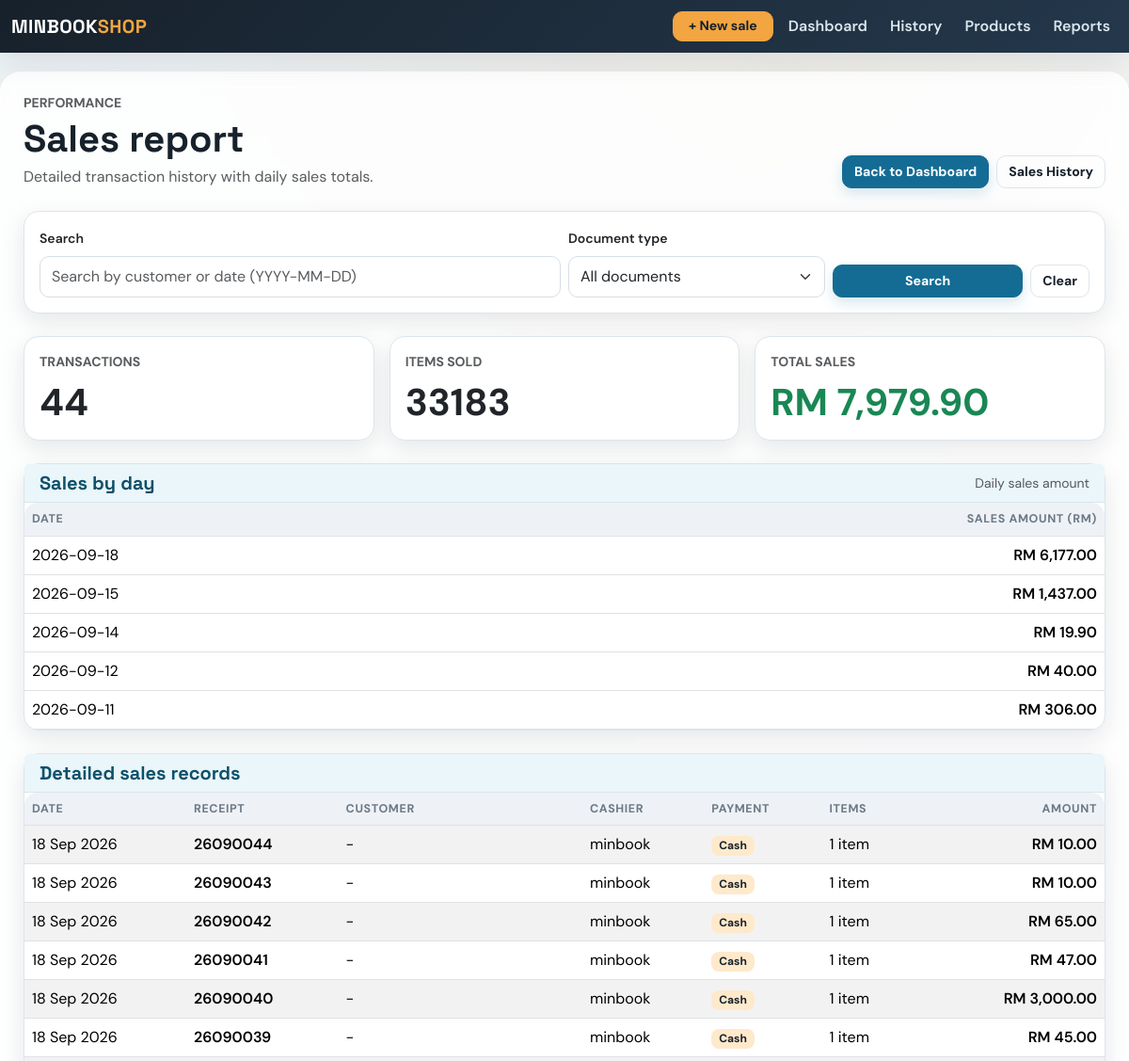
The app's page /sales/records (upper part), older data.
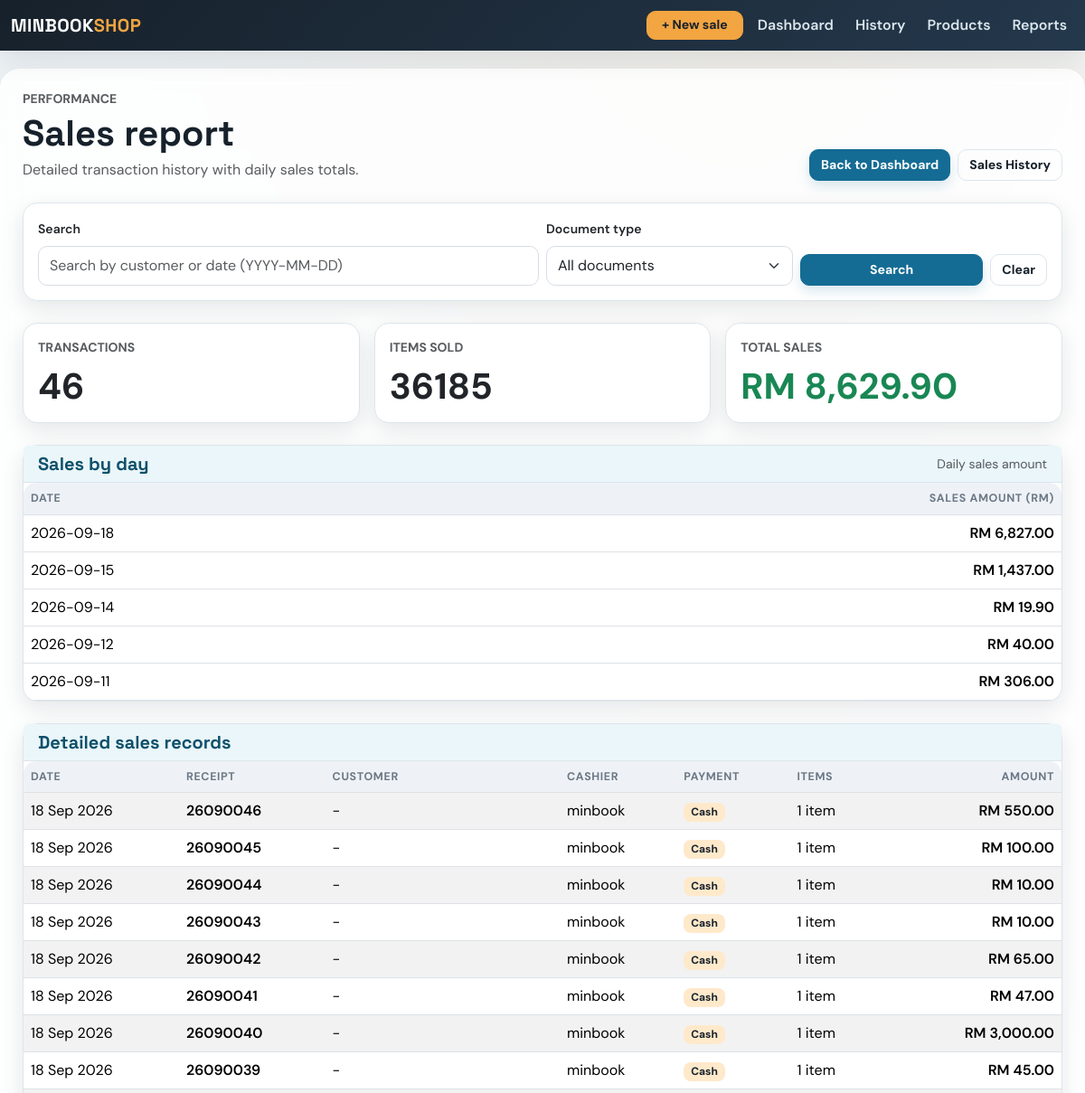
The same page, newer data.
### app/models.py (models this page shows, shortened)
class Sale(db.Model):
    id = db.Column(db.Integer, primary_key=True)
    amount = db.Column(db.Float, nullable=False)
    date = db.Column(db.Date, default=datetime.utcnow)
    user_id = db.Column(db.Integer, db.ForeignKey('user.id'), nullable=False)  # ForeignKey to User
    user = db.relationship('User', backref=db.backref('sales', lazy=True))  # Relationship with User
    product_id = db.Column(db.Integer, db.ForeignKey('product.id'), nullable=True)  # Legacy first product
    product = db.relationship('Product', backref=db.backref('sales', lazy=True))  # Relationship with Product
    quantity = db.Column(db.Integer, nullable=True)  # Legacy total quantity
    payment_method = db.Column(db.String(20), nullable=False, default='Cash')
    customer_name = db.Column(db.String(120), nullable=True)
    document_type = db.Column(db.String(20), nullable=False, default='receipt')
    discount = db.Column(db.Float, nullable=False, default=0.00)
    deposit = db.Column(db.Float, nullable=False, default=0.00)
    items = db.relationship('SaleItem', back_populates='sale', cascade='all, delete-orphan')

class User(db.Model):
    id = db.Column(db.Integer, primary_key=True)
    username = db.Column(db.String(100), unique=True, nullable=False)
    email = db.Column(db.String(120), unique=True, nullable=False)
    password = db.Column(db.String(200), nullable=False)
    role = db.Column(db.String(50), default='cashier')  # can be admin, manager, cashier

### app/routes.py (the view)
@main.route('/sales/records')
def sales_records():
    search_term = (request.args.get('search', '') or '').strip()
    selected_document_type = (request.args.get('document_type', '') or '').lower().strip()
    if selected_document_type not in {'receipt', 'invoice', ''}:
        selected_document_type = ''
    sales_query = Sale.query.order_by(Sale.date.desc(), Sale.id.desc())
    if selected_document_type:
        sales_query = sales_query.filter(Sale.document_type == selected_document_type)
    if search_term:
        try:
            parsed_date = datetime.strptime(search_term, '%Y-%m-%d').date()
            sales_query = sales_query.filter(Sale.date == parsed_date)
        except ValueError:
            sales_query = sales_query.filter(Sale.customer_name.ilike(f'%{search_term}%'))
    sales = sales_query.all()
    total_amount = round(sum(sale.amount for sale in sales), 2)
    total_items = sum(sum(item.quantity for item in sale.items) for sale in sales)
    daily_totals = {}
    for sale in sales:
        daily_key = sale.date.isoformat()
        daily_totals[daily_key] = round(daily_totals.get(daily_key, 0) + sale.amount, 2)
    daily_sales = [
        {'date': day, 'amount': round(amount, 2)}
        for day, amount in sorted(daily_totals.items(), key=lambda item: item[0], reverse=True)
    ]
    return render_template(
        'sales_records.html',
        sales=sales,
        search_term=search_term,
        total_sales=total_amount,
        total_transactions=len(sales),
        total_items=total_items,
        daily_sales=daily_sales,
        selected_document_type=selected_document_type,
    )

### app/routes.py (called while the page is built)
@main.app_context_processor
def inject_now():
    return {'current_year': datetime.now().year}

### app/templates/sales_records.html (shortened to what this page needs)
{% extends 'base.html' %}
{% block content %}
<div class="d-flex flex-wrap justify-content-between align-items-end gap-3 mb-4">
    <div>
        <p class="text-uppercase text-muted small fw-bold mb-1">Performance</p>
        <h1 class="mb-1">Sales report</h1>
        <p class="text-muted mb-0">Detailed transaction history with daily sales totals.</p>
    </div>
    <div class="d-flex gap-2">
        <a href="{{ url_for('main.dashboard') }}" class="btn btn-primary">Back to Dashboard</a>
        <a href="{{ url_for('main.sales') }}" class="btn btn-outline-secondary">Sales History</a>
    </div>
</div>
<div class="card mb-4">
    <div class="card-body">
        <form method="get" action="{{ url_for('main.sales_records') }}" class="row g-2 align-items-end">
            <div class="col-md-6">
                <label class="form-label small fw-semibold">Search</label>
                <input type="text" name="search" class="form-control" placeholder="Search by customer or date (YYYY-MM-DD)" value="{{ search_term }}">
            </div>
            <div class="col-md-3">
                <label class="form-label small fw-semibold">Document type</label>
                <select name="document_type" class="form-select">
                    <option value="">All documents</option>
                </select>
            </div>
            <div class="col-md-3 d-flex gap-2">
                <button class="btn btn-primary flex-grow-1" type="submit">Search</button>
                <a href="{{ url_for('main.sales_records') }}" class="btn btn-outline-secondary">Clear</a>
            </div>
        </form>
    </div>
</div>
<div class="row g-3 mb-4">
    <div class="col-md-4">
        <div class="card h-100">
            <div class="card-body">
                <div class="text-uppercase text-muted small fw-bold">Transactions</div>
                <div class="display-6 fw-bold mt-2">{{ total_transactions }}</div>
            </div>
        </div>
    </div>
    <div class="col-md-4">
        <div class="card h-100">
            <div class="card-body">
                <div class="text-uppercase text-muted small fw-bold">Items Sold</div>
                <div class="display-6 fw-bold mt-2">{{ total_items }}</div>
            </div>
        </div>
    </div>
    <div class="col-md-4">
        <div class="card h-100">
            <div class="card-body">
                <div class="text-uppercase text-muted small fw-bold">Total Sales</div>
                <div class="display-6 fw-bold mt-2 text-success">RM {{ '{:,.2f}'.format(total_sales) }}</div>
            </div>
        </div>
    </div>
</div>
<div class="card mb-4">
    <div class="card-header d-flex justify-content-between align-items-center">
        <h5 class="mb-0">Sales by day</h5>
        <span class="small text-muted">Daily sales amount</span>
    </div>
    <div class="table-responsive">
        <table class="table mb-0">
            <thead>
                <tr>
                    <th>Date</th>
                    <th class="text-end">Sales Amount (RM)</th>
                </tr>
            </thead>
            <tbody>
                {% for day in daily_sales %}
                <tr>
                    <td>{{ day.date }}</td>
                    <td class="text-end fw-semibold">RM {{ '{:,.2f}'.format(day.amount) }}</td>
                </tr>
                {% else %}
                <tr>
                    <td colspan="2" class="text-center text-muted py-4">No daily sales found.</td>
                </tr>
                {% endfor %}
            </tbody>
        </table>
    </div>
</div>
<div class="card">
    <div class="card-header">
        <h5 class="mb-0">Detailed sales records</h5>
    </div>
    <div class="table-responsive">
        <table class="table table-striped mb-0 align-middle">
            <thead>
                <tr>
                    <th>Date</th>
                    <th>{{ 'Invoice' if selected_document_type == 'invoice' else 'Receipt' }}</th>
                    <th>Customer</th>
                    <th>Cashier</th>
                    <th>Payment</th>
                    <th>Items</th>
                    <th class="text-end">Amount</th>
                </tr>
            </thead>
            <tbody>
                {% for sale in sales %}
                <tr>
                    <td>{{ sale.date.strftime('%d %b %Y') }}</td>
                    <td class="fw-semibold">{% if sale.document_type == 'invoice' %}{{ sale.date.strftime('%y%m') }}{{ '%04d'|format(sale.id) }}{% else %}{{ sale.date.strftime('%y%m') }}{{ '%04d'|format(sale.id) }}{% endif %}</td>
                    <td>{{ sale.customer_name or '-' }}</td>
                    <td>{{ sale.user.username if sale.user else '-' }}</td>
                    <td><span class="badge text-bg-light">{{ sale.payment_method }}</span></td>
                    <td>{{ sale.items|length }} item{{ 's' if sale.items|length != 1 else '' }}</td>
                    <td class="text-end fw-semibold">RM {{ '{:,.2f}'.format(sale.amount) }}</td>
                </tr>
                {% else %}
                <tr>
                    <td colspan="7" class="text-center text-muted py-4">No records found.</td>
                </tr>
                {% endfor %}
            </tbody>
        </table>
    </div>
</div>
{% endblock %}

### app/templates/base.html (shortened to what this page needs)
<!DOCTYPE html>
<html lang="en">
<head>
    <link href="https://cdn.jsdelivr.net/npm/bootstrap@5.3.3/dist/css/bootstrap.min.css" rel="stylesheet">
</head>
<body>
<nav class="navbar navbar-expand-lg navbar-dark bg-dark fixed-top">
    <div class="container-fluid">
        <a class="navbar-brand" href="{{ url_for('main.dashboard') }}">MINBOOK<span class="text-warning">SHOP</span></a>
        <div class="collapse navbar-collapse" id="navbarNavDropdown">
            <ul class="navbar-nav ms-auto align-items-lg-center gap-lg-2">
                <li class="nav-item"><a class="btn btn-warning btn-sm px-3" href="{{ url_for('main.add_sale') }}">+ New sale</a></li>
                <li class="nav-item"><a class="nav-link" href="{{ url_for('main.dashboard') }}">Dashboard</a></li>
                <li class="nav-item">
                    <a class="nav-link" href="{{ url_for('main.sales') }}">History</a>
                </li>
                <li class="nav-item">
                    <a class="nav-link" href="{{ url_for('main.products') }}">Products</a>
                </li>
                <li class="nav-item"><a class="nav-link" href="{{ url_for('main.revenue') }}">Reports</a></li>
            </ul>
        </div>
    </div>
</nav>
<div class="container page-shell">
    {% block content %}
    {% endblock %}
</div>
</body>
</html>

### app/templates/base.html (style rules this page uses)
:root { --ink: #17212b; --muted: #6c7885; --paper: #eef3f6; --line: #dce5ed; --brand: #146c94; --brand-dark: #0d506b; --brand-soft: #eaf6f9; --accent: #f2a541; --accent-soft: #ffe9cb; --success: #2d936c; --success-soft: #dff8ee; --danger: #b84b45; --shadow: rgba(23,33,43,.10); --table-head: #eef2f6; }
* { box-sizing: border-box; }
body { padding-top: 76px; background: radial-gradient(circle at 70% 0%, rgba(242,165,65,.08), transparent 22%), radial-gradient(circle at 20% 80%, rgba(20,108,148,.08), transparent 20%), linear-gradient(135deg, var(--paper), #fdfefe); color: var(--ink); font-family: 'DM Sans', sans-serif; }
h1, h2, h3, h4, h5, .navbar-brand { font-family: 'Space Grotesk', sans-serif; font-weight: 700; }
.navbar { background: linear-gradient(135deg, #17212b, #24384c) !important; box-shadow: 0 8px 30px var(--shadow); }
.navbar-brand { letter-spacing: .02em; color: #fff !important; }
.navbar-brand .text-warning { color: var(--accent) !important; }
.nav-link { color: #dce7ee !important; font-weight: 600; }
.page-shell { max-width: 1240px; background: rgba(255,255,255,.84); border: 1px solid rgba(255,255,255,.8); border-radius: 22px; padding: 22px 24px 32px; box-shadow: 0 18px 50px var(--shadow); backdrop-filter: blur(10px); }
.card { border: 1px solid var(--line); border-radius: 16px; box-shadow: 0 8px 24px var(--shadow); background-color: #fff; }
.card-header { background: var(--brand-soft); border-bottom: 1px solid var(--line); color: var(--brand-dark); }
.card-header h5 { color: var(--brand-dark); font-family: 'Space Grotesk', sans-serif; font-weight: 700; }
.btn { border-radius: 10px; font-weight: 700; font-size: .88rem; transition: all .2s ease; }
.btn-primary { background: var(--brand); border-color: var(--brand); box-shadow: 0 6px 14px rgba(20,108,148,.16); }
.btn-warning { background: var(--accent); border-color: var(--accent); color: #17212b; }
.btn-outline-secondary { border-color: var(--line); color: var(--ink); }
.form-control, .form-select { border-color: #d7dee6; min-height: 44px; border-radius: 10px; }
.table { --bs-table-bg: transparent; vertical-align: middle; }
.table thead th { color: var(--muted); background: var(--table-head); font-size: .78rem; letter-spacing: .05em; text-transform: uppercase; border-bottom-width: 1px; }
.table tbody tr { transition: background-color .2s ease, transform .2s ease; }
.table-responsive { border-radius: 14px; }
.badge { border-radius: 8px; font-weight: 700; }
.text-bg-light { background: var(--accent-soft) !important; color: var(--ink) !important; }

Row changes from the older to the newer data that the page shows:
added Sale: date "18 Sep 2026", date "2609", id "0046", customer_name "-", user "minbook", payment_method "Cash", items|length "1", amount "550.00"
added Sale: date "18 Sep 2026", date "2609", id "0045", customer_name "-", user "minbook", payment_method "Cash", items|length "1", amount "100.00"
Text that changed along with them:
{{ total_transactions }}: "44" → "46"
{{ total_items }}: "33183" → "36185"
{{ '{:,.2f}'.format(total_sales) }}: "7,979.90" → "8,629.90"
new list line: "2026-09-18 RM 6,827.00"
list line gone: "2026-09-18 RM 6,177.00"
